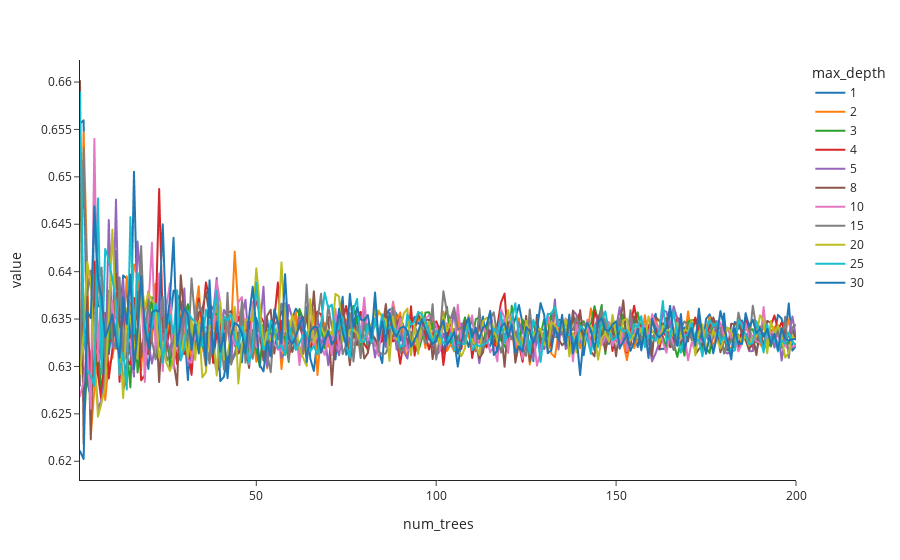

Notebook cell for this chart:
### Code cell
px.line(
    max_depth_num_trees_df.pivot(index = 'num_trees', columns = 'max_depth', values = 'val_mae')
)

### Figure 1 — Plotly figure (JSON) as saved in the notebook; plotly's stock layout.template omitted (floating-point values rounded to 4 significant figures; data arrays with more than 128 entries replaced by an {"elided": "..."} marker saying what was removed)
{"data": [{"hovertemplate": "max_depth=1<br>num_trees=%{x}<br>value=%{y}<extra></extra>", "legendgroup": "1", "line": {"color": "#1F77B4", "dash": "solid"}, "marker": {"symbol": "circle"}, "mode": "lines", "name": "1", "showlegend": true, "type": "scattergl", "x": {"elided": "200 int values"}, "xaxis": "x", "y": {"elided": "200 float values"}, "yaxis": "y"}, {"hovertemplate": "max_depth=2<br>num_trees=%{x}<br>value=%{y}<extra></extra>", "legendgroup": "2", "line": {"color": "#FF7F0E", "dash": "solid"}, "marker": {"symbol": "circle"}, "mode": "lines", "name": "2", "showlegend": true, "type": "scattergl", "x": {"elided": "200 int values"}, "xaxis": "x", "y": {"elided": "200 float values"}, "yaxis": "y"}, {"hovertemplate": "max_depth=3<br>num_trees=%{x}<br>value=%{y}<extra></extra>", "legendgroup": "3", "line": {"color": "#2CA02C", "dash": "solid"}, "marker": {"symbol": "circle"}, "mode": "lines", "name": "3", "showlegend": true, "type": "scattergl", "x": {"elided": "200 int values"}, "xaxis": "x", "y": {"elided": "200 float values"}, "yaxis": "y"}, {"hovertemplate": "max_depth=4<br>num_trees=%{x}<br>value=%{y}<extra></extra>", "legendgroup": "4", "line": {"color": "#D62728", "dash": "solid"}, "marker": {"symbol": "circle"}, "mode": "lines", "name": "4", "showlegend": true, "type": "scattergl", "x": {"elided": "200 int values"}, "xaxis": "x", "y": {"elided": "200 float values"}, "yaxis": "y"}, {"hovertemplate": "max_depth=5<br>num_trees=%{x}<br>value=%{y}<extra></extra>", "legendgroup": "5", "line": {"color": "#9467BD", "dash": "solid"}, "marker": {"symbol": "circle"}, "mode": "lines", "name": "5", "showlegend": true, "type": "scattergl", "x": {"elided": "200 int values"}, "xaxis": "x", "y": {"elided": "200 float values"}, "yaxis": "y"}, {"hovertemplate": "max_depth=8<br>num_trees=%{x}<br>value=%{y}<extra></extra>", "legendgroup": "8", "line": {"color": "#8C564B", "dash": "solid"}, "marker": {"symbol": "circle"}, "mode": "lines", "name": "8", "showlegend": true, "type": "scattergl", "x": {"elided": "200 int values"}, "xaxis": "x", "y": {"elided": "200 float values"}, "yaxis": "y"}, {"hovertemplate": "max_depth=10<br>num_trees=%{x}<br>value=%{y}<extra></extra>", "legendgroup": "10", "line": {"color": "#E377C2", "dash": "solid"}, "marker": {"symbol": "circle"}, "mode": "lines", "name": "10", "showlegend": true, "type": "scattergl", "x": {"elided": "200 int values"}, "xaxis": "x", "y": {"elided": "200 float values"}, "yaxis": "y"}, {"hovertemplate": "max_depth=15<br>num_trees=%{x}<br>value=%{y}<extra></extra>", "legendgroup": "15", "line": {"color": "#7F7F7F", "dash": "solid"}, "marker": {"symbol": "circle"}, "mode": "lines", "name": "15", "showlegend": true, "type": "scattergl", "x": {"elided": "200 int values"}, "xaxis": "x", "y": {"elided": "200 float values"}, "yaxis": "y"}, {"hovertemplate": "max_depth=20<br>num_trees=%{x}<br>value=%{y}<extra></extra>", "legendgroup": "20", "line": {"color": "#BCBD22", "dash": "solid"}, "marker": {"symbol": "circle"}, "mode": "lines", "name": "20", "showlegend": true, "type": "scattergl", "x": {"elided": "200 int values"}, "xaxis": "x", "y": {"elided": "200 float values"}, "yaxis": "y"}, {"hovertemplate": "max_depth=25<br>num_trees=%{x}<br>value=%{y}<extra></extra>", "legendgroup": "25", "line": {"color": "#17BECF", "dash": "solid"}, "marker": {"symbol": "circle"}, "mode": "lines", "name": "25", "showlegend": true, "type": "scattergl", "x": {"elided": "200 int values"}, "xaxis": "x", "y": {"elided": "200 float values"}, "yaxis": "y"}, {"hovertemplate": "max_depth=30<br>num_trees=%{x}<br>value=%{y}<extra></extra>", "legendgroup": "30", "line": {"color": "#1F77B4", "dash": "solid"}, "marker": {"symbol": "circle"}, "mode": "lines", "name": "30", "showlegend": true, "type": "scattergl", "x": {"elided": "200 int values"}, "xaxis": "x", "y": {"elided": "200 float values"}, "yaxis": "y"}], "layout": {"legend": {"title": {"text": "max_depth"}, "tracegroupgap": 0}, "margin": {"t": 60}, "xaxis": {"anchor": "y", "domain": [0, 1], "title": {"text": "num_trees"}}, "yaxis": {"anchor": "x", "domain": [0, 1], "title": {"text": "value"}}}}
